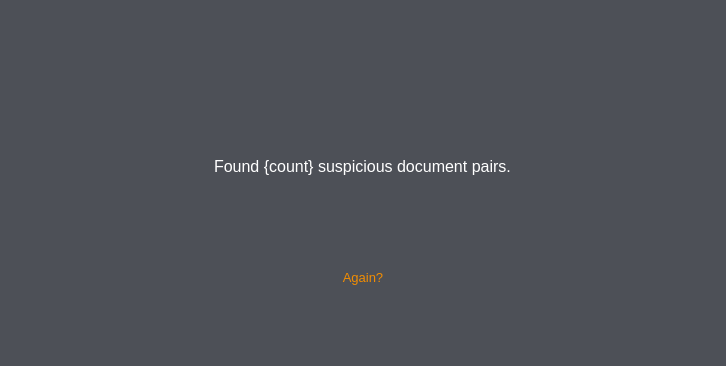
<?xml version="1.0" encoding="UTF-8"?>
<ui version="4.0">
    <class>results_widget</class>
    <widget class="QWidget" name="results_widget">
        <property name="geometry">
            <rect>
                <x>0</x>
                <y>0</y>
                <width>726</width>
                <height>366</height>
            </rect>
        </property>
        <property name="windowTitle">
            <string>Form</string>
        </property>
        <property name="styleSheet">
            <string notr="true">background-color: rgb(77, 80, 87);</string>
        </property>
        <layout class="QVBoxLayout" name="verticalLayout">
            <item>
                <spacer name="top_spacer">
                    <property name="orientation">
                        <enum>Qt::Vertical</enum>
                    </property>
                    <property name="sizeHint" stdset="0">
                        <size>
                            <width>20</width>
                            <height>40</height>
                        </size>
                    </property>
                </spacer>
            </item>
            <item alignment="Qt::AlignHCenter">
                <widget class="QLabel" name="logo_label">
                    <property name="sizePolicy">
                        <sizepolicy hsizetype="Expanding" vsizetype="Fixed">
                            <horstretch>0</horstretch>
                            <verstretch>0</verstretch>
                        </sizepolicy>
                    </property>
                    <property name="minimumSize">
                        <size>
                            <width>0</width>
                            <height>43</height>
                        </size>
                    </property>
                    <property name="maximumSize">
                        <size>
                            <width>16777215</width>
                            <height>16777215</height>
                        </size>
                    </property>
                    <property name="text">
                        <string>&lt;html&gt;&lt;head/&gt;&lt;body&gt;&lt;p align=&quot;center&quot;&gt;&lt;img src=&quot;:/logo.png&quot;/&gt;&lt;/p&gt;&lt;/body&gt;&lt;/html&gt;</string>
                    </property>
                </widget>
            </item>
            <item>
                <spacer name="logo_heading_spacer">
                    <property name="orientation">
                        <enum>Qt::Vertical</enum>
                    </property>
                    <property name="sizeType">
                        <enum>QSizePolicy::Fixed</enum>
                    </property>
                    <property name="sizeHint" stdset="0">
                        <size>
                            <width>20</width>
                            <height>30</height>
                        </size>
                    </property>
                </spacer>
            </item>
            <item alignment="Qt::AlignHCenter|Qt::AlignTop">
                <widget class="QLabel" name="doc_pairs_label">
                    <property name="styleSheet">
                        <string notr="true">color: rgb(255, 255, 255);
                            font-size: 12pt;
                            margin-bottom: 10;
                        </string>
                    </property>
                    <property name="text">
                        <string>Found {count} suspicious document pairs.</string>
                    </property>
                </widget>
            </item>
            <item alignment="Qt::AlignHCenter|Qt::AlignTop">
                <widget class="QTableView" name="results_table">
                    <property name="palette">
                        <palette>
                            <active>
                                <colorrole role="Button">
                                    <brush brushstyle="SolidPattern">
                                        <color alpha="255">
                                            <red>77</red>
                                            <green>80</green>
                                            <blue>87</blue>
                                        </color>
                                    </brush>
                                </colorrole>
                                <colorrole role="Base">
                                    <brush brushstyle="SolidPattern">
                                        <color alpha="255">
                                            <red>77</red>
                                            <green>80</green>
                                            <blue>87</blue>
                                        </color>
                                    </brush>
                                </colorrole>
                                <colorrole role="Window">
                                    <brush brushstyle="SolidPattern">
                                        <color alpha="255">
                                            <red>77</red>
                                            <green>80</green>
                                            <blue>87</blue>
                                        </color>
                                    </brush>
                                </colorrole>
                                <colorrole role="Highlight">
                                    <brush brushstyle="SolidPattern">
                                        <color alpha="255">
                                            <red>109</red>
                                            <green>119</green>
                                            <blue>130</blue>
                                        </color>
                                    </brush>
                                </colorrole>
                                <colorrole role="HighlightedText">
                                    <brush brushstyle="SolidPattern">
                                        <color alpha="255">
                                            <red>0</red>
                                            <green>0</green>
                                            <blue>0</blue>
                                        </color>
                                    </brush>
                                </colorrole>
                            </active>
                            <inactive>
                                <colorrole role="Button">
                                    <brush brushstyle="SolidPattern">
                                        <color alpha="255">
                                            <red>77</red>
                                            <green>80</green>
                                            <blue>87</blue>
                                        </color>
                                    </brush>
                                </colorrole>
                                <colorrole role="Base">
                                    <brush brushstyle="SolidPattern">
                                        <color alpha="255">
                                            <red>77</red>
                                            <green>80</green>
                                            <blue>87</blue>
                                        </color>
                                    </brush>
                                </colorrole>
                                <colorrole role="Window">
                                    <brush brushstyle="SolidPattern">
                                        <color alpha="255">
                                            <red>77</red>
                                            <green>80</green>
                                            <blue>87</blue>
                                        </color>
                                    </brush>
                                </colorrole>
                                <colorrole role="Highlight">
                                    <brush brushstyle="SolidPattern">
                                        <color alpha="255">
                                            <red>109</red>
                                            <green>119</green>
                                            <blue>130</blue>
                                        </color>
                                    </brush>
                                </colorrole>
                                <colorrole role="HighlightedText">
                                    <brush brushstyle="SolidPattern">
                                        <color alpha="255">
                                            <red>0</red>
                                            <green>0</green>
                                            <blue>0</blue>
                                        </color>
                                    </brush>
                                </colorrole>
                            </inactive>
                            <disabled>
                                <colorrole role="Button">
                                    <brush brushstyle="SolidPattern">
                                        <color alpha="255">
                                            <red>77</red>
                                            <green>80</green>
                                            <blue>87</blue>
                                        </color>
                                    </brush>
                                </colorrole>
                                <colorrole role="Base">
                                    <brush brushstyle="SolidPattern">
                                        <color alpha="255">
                                            <red>77</red>
                                            <green>80</green>
                                            <blue>87</blue>
                                        </color>
                                    </brush>
                                </colorrole>
                                <colorrole role="Window">
                                    <brush brushstyle="SolidPattern">
                                        <color alpha="255">
                                            <red>77</red>
                                            <green>80</green>
                                            <blue>87</blue>
                                        </color>
                                    </brush>
                                </colorrole>
                                <colorrole role="Highlight">
                                    <brush brushstyle="SolidPattern">
                                        <color alpha="255">
                                            <red>0</red>
                                            <green>120</green>
                                            <blue>215</blue>
                                        </color>
                                    </brush>
                                </colorrole>
                                <colorrole role="HighlightedText">
                                    <brush brushstyle="SolidPattern">
                                        <color alpha="255">
                                            <red>0</red>
                                            <green>0</green>
                                            <blue>0</blue>
                                        </color>
                                    </brush>
                                </colorrole>
                            </disabled>
                        </palette>
                    </property>
                    <property name="frameShape">
                        <enum>QFrame::NoFrame</enum>
                    </property>
                    <property name="sizeAdjustPolicy">
                        <enum>QAbstractScrollArea::AdjustToContents</enum>
                    </property>
                    <property name="editTriggers">
                        <set>QAbstractItemView::NoEditTriggers</set>
                    </property>
                    <property name="tabKeyNavigation">
                        <bool>true</bool>
                    </property>
                    <property name="selectionMode">
                        <enum>QAbstractItemView::SingleSelection</enum>
                    </property>
                    <property name="selectionBehavior">
                        <enum>QAbstractItemView::SelectRows</enum>
                    </property>
                    <attribute name="horizontalHeaderStretchLastSection">
                        <bool>false</bool>
                    </attribute>
                    <attribute name="verticalHeaderVisible">
                        <bool>false</bool>
                    </attribute>
                </widget>
            </item>
            <item alignment="Qt::AlignHCenter|Qt::AlignTop">
                <widget class="QPushButton" name="again_button_res">
                    <property name="sizePolicy">
                        <sizepolicy hsizetype="Preferred" vsizetype="Preferred">
                            <horstretch>0</horstretch>
                            <verstretch>0</verstretch>
                        </sizepolicy>
                    </property>
                    <property name="font">
                        <font>
                            <pointsize>10</pointsize>
                        </font>
                    </property>
                    <property name="styleSheet">
                        <string notr="true">QPushButton {
                            color: #f28d01;
                            }

                            :hover{
                            color: #b56900;
                            }
                        </string>
                    </property>
                    <property name="text">
                        <string>Again?</string>
                    </property>
                    <property name="flat">
                        <bool>true</bool>
                    </property>
                </widget>
            </item>
            <item>
                <spacer name="again_bottom_spacer_res">
                    <property name="orientation">
                        <enum>Qt::Vertical</enum>
                    </property>
                    <property name="sizeHint" stdset="0">
                        <size>
                            <width>20</width>
                            <height>40</height>
                        </size>
                    </property>
                </spacer>
            </item>
        </layout>
    </widget>
    <resources>
        <include location="../res/resources.qrc"/>
    </resources>
    <connections/>
</ui>
